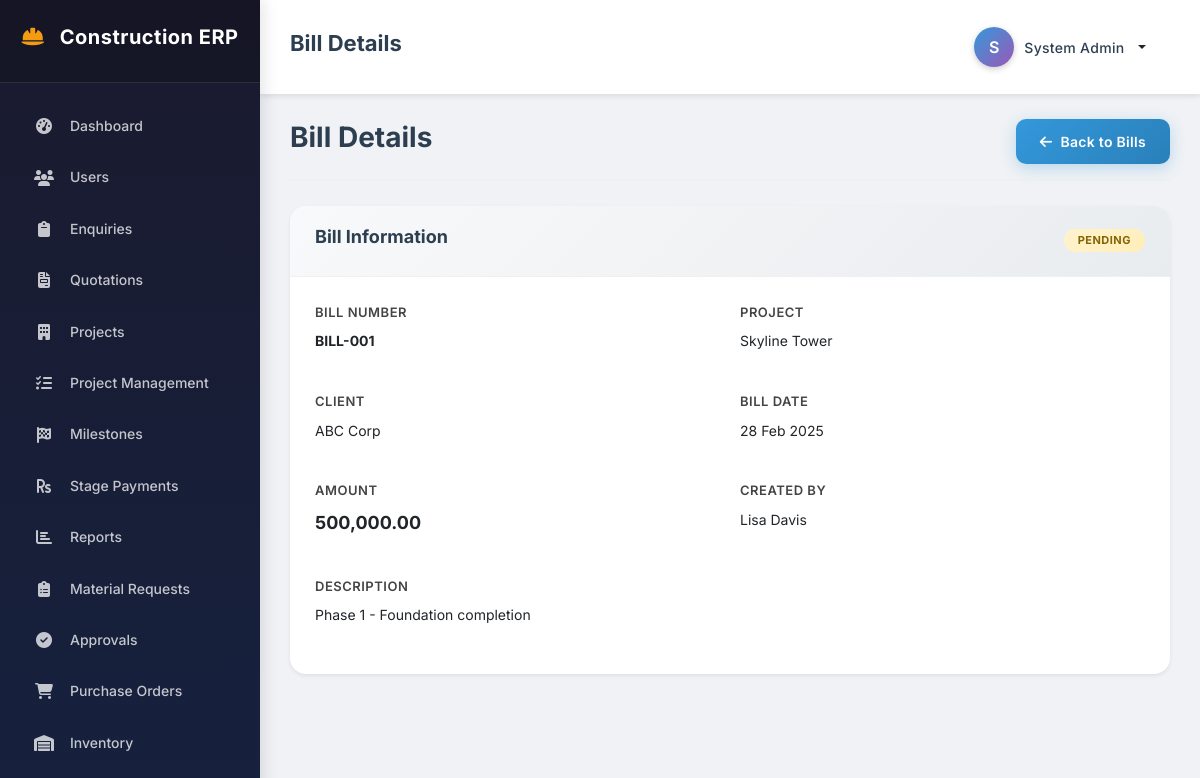
/bills/view.php?id=1 (signed in), run on the app's committed database.
### tables this page shows
CREATE TABLE bills (
    id INT AUTO_INCREMENT PRIMARY KEY,
    project_id INT NOT NULL,
    bill_number VARCHAR(50) UNIQUE NOT NULL,
    bill_date DATE NOT NULL,
    description TEXT,
    amount DECIMAL(12,2) NOT NULL,
    status ENUM('pending', 'paid', 'cancelled') DEFAULT 'pending',
    created_by INT,
    created_at TIMESTAMP DEFAULT CURRENT_TIMESTAMP,
    updated_at TIMESTAMP DEFAULT CURRENT_TIMESTAMP ON UPDATE CURRENT_TIMESTAMP,
    FOREIGN KEY (project_id) REFERENCES projects(id),
    FOREIGN KEY (created_by) REFERENCES users(id)
);

CREATE TABLE projects (
    id INT AUTO_INCREMENT PRIMARY KEY,
    project_name VARCHAR(200) NOT NULL,
    client_name VARCHAR(200) NOT NULL,
    project_value DECIMAL(15,2) NOT NULL,
    start_date DATE NOT NULL,
    description TEXT,
    status ENUM('active', 'completed', 'cancelled') DEFAULT 'active',
    enquiry_id INT,
    quotation_id INT,
    created_by INT,
    created_at TIMESTAMP DEFAULT CURRENT_TIMESTAMP,
    updated_at TIMESTAMP DEFAULT CURRENT_TIMESTAMP ON UPDATE CURRENT_TIMESTAMP,
    FOREIGN KEY (created_by) REFERENCES users(id)
);

CREATE TABLE users (
    id INT AUTO_INCREMENT PRIMARY KEY,
    username VARCHAR(50) UNIQUE NOT NULL,
    email VARCHAR(100) UNIQUE NOT NULL,
    password VARCHAR(255) NOT NULL,
    full_name VARCHAR(100) NOT NULL,
    role ENUM('admin', 'site_engineer', 'project_manager', 'purchase_team', 'store_keeper', 'accounts') NOT NULL,
    status ENUM('active', 'inactive') DEFAULT 'active',
    created_at TIMESTAMP DEFAULT CURRENT_TIMESTAMP,
    updated_at TIMESTAMP DEFAULT CURRENT_TIMESTAMP ON UPDATE CURRENT_TIMESTAMP
);

### config/db.php (called while the page is built, shortened)
<?php
$conn = new mysqli(DB_HOST, DB_USER, DB_PASS);
$sql = "CREATE DATABASE IF NOT EXISTS " . DB_NAME;
if ($conn->query($sql) === TRUE) {
    $conn->select_db(DB_NAME);
} else {
    die("Error creating database: " . $conn->error);
}
$conn->set_charset("utf8mb4");
function getDB() {
    global $conn;
    return $conn;
}
function fetchAll($sql, $types = "", $params = []) {
    $conn = getDB();
    $stmt = $conn->prepare($sql);
    if (!empty($types) && !empty($params)) {
        $stmt->bind_param($types, ...$params);
    }
    $stmt->execute();
    $result = $stmt->get_result();
    $rows = [];
    while ($row = $result->fetch_assoc()) {
        $rows[] = $row;
    }
    return $rows;
}
function fetchOne($sql, $types = "", $params = []) {
    $rows = fetchAll($sql, $types, $params);
    return !empty($rows) ? $rows[0] : null;
}

### bills/view.php (the view, shortened to what this page needs)
<?php
require_once '../config/db.php';
$id = intval($_GET['id'] ?? 0);
if ($id > 0) {
    $bill = fetchOne("
        SELECT b.*, p.project_name, p.client_name, u.full_name as created_by_name
        FROM bills b
        LEFT JOIN projects p ON b.project_id = p.id
        LEFT JOIN users u ON b.created_by = u.id
        WHERE b.id = ?
    ", "i", [$id]);
}
require_once '../includes/header.php';
?>
<div class="content">
    <div class="page-header">
        <h2>Bill Details</h2>
        <a href="list.php" class="btn btn-primary">
            <i class="fas fa-arrow-left"></i> Back to Bills
        </a>
    </div>
    <div class="card">
        <div class="card-header">
            <h3>Bill Information</h3>
            <span class="badge badge-<?php echo $bill['status']; ?>"><?php echo ucfirst($bill['status']); ?></span>
        </div>
        <div class="card-body">
            <div class="form-row">
                <div class="form-group">
                    <label>Bill Number</label>
                    <p><strong><?php echo htmlspecialchars($bill['bill_number']); ?></strong></p>
                </div>
                <div class="form-group">
                    <label>Project</label>
                    <p><?php echo htmlspecialchars($bill['project_name']); ?></p>
                </div>
            </div>
            <div class="form-row">
                <div class="form-group">
                    <label>Client</label>
                    <p><?php echo htmlspecialchars($bill['client_name']); ?></p>
                </div>
                <div class="form-group">
                    <label>Bill Date</label>
                    <p><?php echo date('d M Y', strtotime($bill['bill_date'])); ?></p>
                </div>
            </div>
            <div class="form-row">
                <div class="form-group">
                    <label>Amount</label>
                    <p><strong style="font-size: 18px;"><?php echo number_format($bill['amount'], 2); ?></strong></p>
                </div>
                <div class="form-group">
                    <label>Created By</label>
                    <p><?php echo htmlspecialchars($bill['created_by_name']); ?></p>
                </div>
            </div>
            <div class="form-group">
                <label>Description</label>
                <p><?php echo nl2br(htmlspecialchars($bill['description'] ?? 'No description')); ?></p>
            </div>
        </div>
    </div>
</div>
<?php require_once '../includes/footer.php'; ?>

### css/style.css (style rules this page uses)
:root { --primary: #2c3e50; --secondary: #3498db; --success: #27ae60; --warning: #f39c12; --danger: #e74c3c; --purple: #9b59b6; --teal: #1abc9c; --dark: #1a1a2e; --light: #f8f9fa; --white: #ffffff; --sidebar-width: 260px; --shadow: 0 0.125rem 0.25rem rgba(0, 0, 0, 0.075); --shadow-lg: 0 0.5rem 1rem rgba(0, 0, 0, 0.15); }
* { margin: 0; padding: 0; box-sizing: border-box; }
body { font-family: 'Inter', 'Segoe UI', Tahoma, Geneva, Verdana, sans-serif; font-size: 14px; color: #333; background: #f0f2f5; line-height: 1.6; }
.content { padding: 25px 30px; flex: 1; }
.form-group { margin-bottom: 22px; }
.form-group label { display: block; margin-bottom: 8px; font-weight: 600; color: #444; font-size: 13px; text-transform: uppercase; letter-spacing: 0.5px; }
.btn { display: inline-flex; align-items: center; justify-content: center; padding: 12px 24px; border: none; border-radius: 10px; font-size: 14px; font-weight: 600; cursor: pointer; text-decoration: none; transition: all 0.3s ease; letter-spacing: 0.3px; }
.btn i { margin-right: 8px; }
.btn-primary { background: linear-gradient(135deg, #3498db 0%, #2980b9 100%); color: var(--white); box-shadow: 0 4px 15px rgba(52, 152, 219, 0.3); }
.card { background: var(--white); border-radius: 16px; box-shadow: var(--shadow); margin-bottom: 25px; border: none; overflow: hidden; }
.card-header { padding: 20px 25px; border-bottom: 1px solid #f0f0f0; display: flex; justify-content: space-between; align-items: center; background: linear-gradient(135deg, #f8f9fa 0%, #e9ecef 100%); }
.card-header h3 { font-size: 18px; font-weight: 700; color: var(--primary); }
.card-body { padding: 25px; }
.badge { display: inline-block; padding: 6px 14px; border-radius: 20px; font-size: 11px; font-weight: 700; text-transform: uppercase; letter-spacing: 0.5px; }
.badge-pending { background: linear-gradient(135deg, #fff3cd 0%, #ffeeba 100%); color: #856404; }
.page-header { display: flex; justify-content: space-between; align-items: center; margin-bottom: 25px; padding-bottom: 15px; border-bottom: 2px solid #f0f0f0; }
.page-header h2 { font-size: 28px; font-weight: 700; color: var(--primary); }
.form-row { display: grid; grid-template-columns: repeat(2, 1fr); gap: 20px; }

### data on the page
bills: status "PENDING", bill_number "BILL-001", project.project_name "Skyline Tower", project.client_name "ABC Corp", bill_date "28 Feb 2025", amount "500,000.00", created_by.full_name "Lisa Davis", description "Phase 1 - Foundation completion"

### other printed values
$page_title "Bill Details"
substr($_SESSION['full_name'] ?? 'U', 0, 1) "S"
$_SESSION['full_name'] "System Admin"
